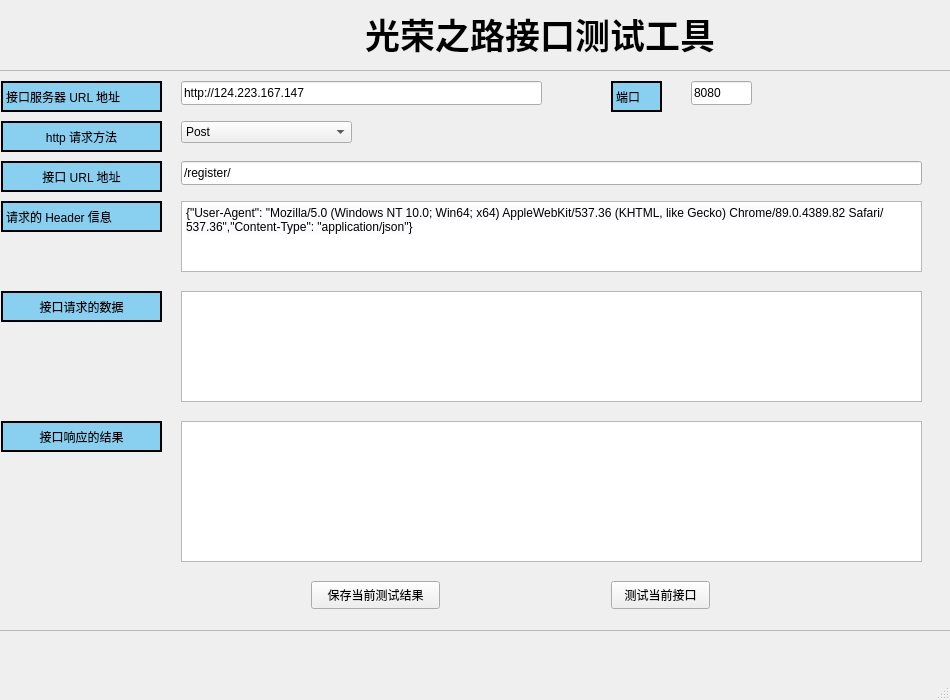
<?xml version="1.0" encoding="UTF-8"?>
<ui version="4.0">
 <class>MainWindow</class>
 <widget class="QMainWindow" name="MainWindow">
  <property name="geometry">
   <rect>
    <x>0</x>
    <y>0</y>
    <width>950</width>
    <height>700</height>
   </rect>
  </property>
  <property name="maximumSize">
   <size>
    <width>10777215</width>
    <height>10777215</height>
   </size>
  </property>
  <property name="windowTitle">
   <string>MainWindow</string>
  </property>
  <widget class="QWidget" name="centralwidget">
   <widget class="QLabel" name="label">
    <property name="geometry">
     <rect>
      <x>320</x>
      <y>10</y>
      <width>440</width>
      <height>48</height>
     </rect>
    </property>
    <property name="font">
     <font>
      <family>Aharoni</family>
      <pointsize>26</pointsize>
      <weight>75</weight>
      <bold>true</bold>
     </font>
    </property>
    <property name="text">
     <string>光荣之路接口测试工具</string>
    </property>
    <property name="alignment">
     <set>Qt::AlignCenter</set>
    </property>
   </widget>
   <widget class="QScrollArea" name="scrollArea">
    <property name="geometry">
     <rect>
      <x>-10</x>
      <y>70</y>
      <width>1031</width>
      <height>561</height>
     </rect>
    </property>
    <property name="toolTipDuration">
     <number>-6</number>
    </property>
    <property name="verticalScrollBarPolicy">
     <enum>Qt::ScrollBarAsNeeded</enum>
    </property>
    <property name="horizontalScrollBarPolicy">
     <enum>Qt::ScrollBarAsNeeded</enum>
    </property>
    <property name="sizeAdjustPolicy">
     <enum>QAbstractScrollArea::AdjustToContentsOnFirstShow</enum>
    </property>
    <property name="widgetResizable">
     <bool>true</bool>
    </property>
    <widget class="QWidget" name="scrollAreaWidgetContents">
     <property name="geometry">
      <rect>
       <x>0</x>
       <y>0</y>
       <width>1029</width>
       <height>559</height>
      </rect>
     </property>
     <widget class="QComboBox" name="comboBox">
      <property name="geometry">
       <rect>
        <x>190</x>
        <y>50</y>
        <width>171</width>
        <height>22</height>
       </rect>
      </property>
      <item>
       <property name="text">
        <string>Post</string>
       </property>
      </item>
      <item>
       <property name="text">
        <string>get</string>
       </property>
      </item>
      <item>
       <property name="text">
        <string>put</string>
       </property>
      </item>
      <item>
       <property name="text">
        <string>delete</string>
       </property>
      </item>
      <item>
       <property name="text">
        <string>head</string>
       </property>
      </item>
      <item>
       <property name="text">
        <string>trace</string>
       </property>
      </item>
     </widget>
     <widget class="QLabel" name="label_7">
      <property name="geometry">
       <rect>
        <x>10</x>
        <y>130</y>
        <width>161</width>
        <height>31</height>
       </rect>
      </property>
      <property name="styleSheet">
       <string notr="true"> background-color: #89CFF0;border-width: 2px; border-style: solid;</string>
      </property>
      <property name="text">
       <string>请求的 Header 信息</string>
      </property>
     </widget>
     <widget class="QTextEdit" name="textEdit">
      <property name="geometry">
       <rect>
        <x>190</x>
        <y>130</y>
        <width>741</width>
        <height>71</height>
       </rect>
      </property>
      <property name="maximumSize">
       <size>
        <width>16777215</width>
        <height>16777215</height>
       </size>
      </property>
      <property name="html">
       <string>&lt;!DOCTYPE HTML PUBLIC &quot;-//W3C//DTD HTML 4.0//EN&quot; &quot;http://www.w3.org/TR/REC-html40/strict.dtd&quot;&gt;
&lt;html&gt;&lt;head&gt;&lt;meta name=&quot;qrichtext&quot; content=&quot;1&quot; /&gt;&lt;style type=&quot;text/css&quot;&gt;
p, li { white-space: pre-wrap; }
&lt;/style&gt;&lt;/head&gt;&lt;body style=&quot; font-family:'SimSun'; font-size:9pt; font-weight:400; font-style:normal;&quot;&gt;
&lt;p style=&quot; margin-top:0px; margin-bottom:0px; margin-left:0px; margin-right:0px; -qt-block-indent:0; text-indent:0px;&quot;&gt;&lt;span style=&quot; background-color:rgba(245,246,249,0.4);&quot;&gt;{&amp;quot;User-Agent&amp;quot;: &amp;quot;Mozilla/5.0 (Windows NT 10.0; Win64; x64) AppleWebKit/537.36 (KHTML, like Gecko) Chrome/89.0.4389.82 Safari/537.36&amp;quot;,&amp;quot;Content-Type&amp;quot;: &amp;quot;application/json&amp;quot;}&lt;/span&gt;&lt;/p&gt;&lt;/body&gt;&lt;/html&gt;</string>
      </property>
     </widget>
     <widget class="QLineEdit" name="lineEdit_3">
      <property name="geometry">
       <rect>
        <x>190</x>
        <y>90</y>
        <width>741</width>
        <height>24</height>
       </rect>
      </property>
      <property name="text">
       <string>/register/</string>
      </property>
     </widget>
     <widget class="QLabel" name="label_8">
      <property name="geometry">
       <rect>
        <x>10</x>
        <y>90</y>
        <width>161</width>
        <height>31</height>
       </rect>
      </property>
      <property name="styleSheet">
       <string notr="true"> background-color: #89CFF0;border-width: 2px; border-style: solid;</string>
      </property>
      <property name="text">
       <string>接口 URL 地址</string>
      </property>
      <property name="alignment">
       <set>Qt::AlignCenter</set>
      </property>
     </widget>
     <widget class="QLabel" name="label_3">
      <property name="geometry">
       <rect>
        <x>620</x>
        <y>10</y>
        <width>51</width>
        <height>31</height>
       </rect>
      </property>
      <property name="styleSheet">
       <string notr="true"> background-color: #89CFF0;border-width: 2px; border-style: solid;</string>
      </property>
      <property name="text">
       <string>端口</string>
      </property>
     </widget>
     <widget class="QLineEdit" name="lineEdit_2">
      <property name="geometry">
       <rect>
        <x>700</x>
        <y>10</y>
        <width>61</width>
        <height>24</height>
       </rect>
      </property>
      <property name="text">
       <string>8080</string>
      </property>
     </widget>
     <widget class="QTextEdit" name="textEdit_2">
      <property name="geometry">
       <rect>
        <x>190</x>
        <y>220</y>
        <width>741</width>
        <height>111</height>
       </rect>
      </property>
     </widget>
     <widget class="QLabel" name="label_6">
      <property name="geometry">
       <rect>
        <x>10</x>
        <y>350</y>
        <width>161</width>
        <height>31</height>
       </rect>
      </property>
      <property name="styleSheet">
       <string notr="true"> background-color: #89CFF0;border-width: 2px; border-style: solid;</string>
      </property>
      <property name="text">
       <string>接口响应的结果</string>
      </property>
      <property name="alignment">
       <set>Qt::AlignCenter</set>
      </property>
     </widget>
     <widget class="QLineEdit" name="lineEdit">
      <property name="geometry">
       <rect>
        <x>190</x>
        <y>10</y>
        <width>361</width>
        <height>24</height>
       </rect>
      </property>
      <property name="text">
       <string>http://124.223.167.147</string>
      </property>
     </widget>
     <widget class="QLabel" name="label_4">
      <property name="geometry">
       <rect>
        <x>10</x>
        <y>50</y>
        <width>161</width>
        <height>31</height>
       </rect>
      </property>
      <property name="styleSheet">
       <string notr="true"> background-color: #89CFF0;border-width: 2px; border-style: solid;</string>
      </property>
      <property name="text">
       <string>http 请求方法</string>
      </property>
      <property name="alignment">
       <set>Qt::AlignCenter</set>
      </property>
     </widget>
     <widget class="QLabel" name="label_10">
      <property name="geometry">
       <rect>
        <x>201</x>
        <y>634</y>
        <width>731</width>
        <height>21</height>
       </rect>
      </property>
      <property name="text">
       <string>0 ms</string>
      </property>
     </widget>
     <widget class="QLabel" name="label_2">
      <property name="geometry">
       <rect>
        <x>10</x>
        <y>10</y>
        <width>161</width>
        <height>31</height>
       </rect>
      </property>
      <property name="styleSheet">
       <string notr="true"> background-color: #89CFF0;border-width: 2px; border-style: solid;</string>
      </property>
      <property name="text">
       <string>接口服务器 URL 地址</string>
      </property>
     </widget>
     <widget class="QLabel" name="label_5">
      <property name="geometry">
       <rect>
        <x>10</x>
        <y>220</y>
        <width>161</width>
        <height>31</height>
       </rect>
      </property>
      <property name="styleSheet">
       <string notr="true"> background-color: #89CFF0;border-width: 2px; border-style: solid;</string>
      </property>
      <property name="text">
       <string>接口请求的数据</string>
      </property>
      <property name="alignment">
       <set>Qt::AlignCenter</set>
      </property>
     </widget>
     <widget class="QLabel" name="label_9">
      <property name="geometry">
       <rect>
        <x>10</x>
        <y>630</y>
        <width>161</width>
        <height>31</height>
       </rect>
      </property>
      <property name="styleSheet">
       <string notr="true"> background-color: #89CFF0;border-width: 2px; border-style: solid;</string>
      </property>
      <property name="text">
       <string>接口响应时间</string>
      </property>
      <property name="alignment">
       <set>Qt::AlignCenter</set>
      </property>
     </widget>
     <widget class="QTextEdit" name="textEdit_3">
      <property name="geometry">
       <rect>
        <x>190</x>
        <y>350</y>
        <width>741</width>
        <height>141</height>
       </rect>
      </property>
     </widget>
     <widget class="QPushButton" name="pushButton_2">
      <property name="geometry">
       <rect>
        <x>320</x>
        <y>510</y>
        <width>129</width>
        <height>28</height>
       </rect>
      </property>
      <property name="text">
       <string>保存当前测试结果</string>
      </property>
     </widget>
     <widget class="QPushButton" name="pushButton">
      <property name="geometry">
       <rect>
        <x>620</x>
        <y>510</y>
        <width>99</width>
        <height>28</height>
       </rect>
      </property>
      <property name="text">
       <string>测试当前接口</string>
      </property>
     </widget>
    </widget>
   </widget>
  </widget>
  <widget class="QMenuBar" name="menubar">
   <property name="geometry">
    <rect>
     <x>0</x>
     <y>0</y>
     <width>950</width>
     <height>26</height>
    </rect>
   </property>
  </widget>
  <widget class="QStatusBar" name="statusbar"/>
 </widget>
 <resources/>
 <connections/>
</ui>
